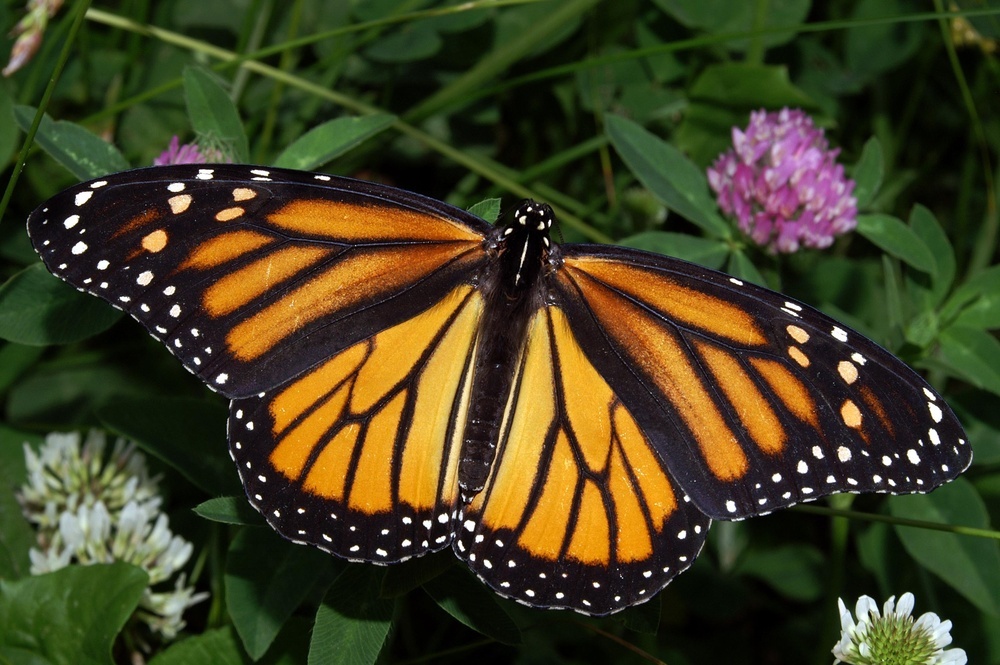
#> input picture handle_images/images/monarch.jpg, 1000 x 665 px, shrunk from 3008 x 2000 before the run
$ jupyter execute k_means_clustering.ipynb   (shell and % lines are left out)
#> lines starting #> are read from the running program, lines starting #| are printed output that depends on the picture
### handle_images/utils.py
#!/usr/bin/python
# -*- coding: utf-8 -*-

# 对 OpenCV 进行一些简单的二次封装
# 提供一些简单的图像处理函数

import numpy as np
import cv2

import matplotlib.pyplot as plt


def imread(path, mode='RGB'):
    """
        读取图像, 以多维向量返回

    Args:
        path: 图像路径
        mode: 'RGB': 以RGB模式读取

    """
#> called with path = 'images/monarch.jpg', mode = 'RGB'
    image = cv2.imread(path)
#> image is the input picture: shape (665, 1000, 3); mean B, G, R 32.9, 63.4, 66.8
    if mode == 'RGB':
        cvt = cv2.COLOR_BGR2RGB
    return cv2.cvtColor(image, cvt)


# [38 lines left out: functions rgb2gray, normal_image, ft_image, show_images_in_single_row, not called in this run]

### handle_images/k_means_clustering.ipynb
# 使用K-Means聚类分割图像

k-means算法是一种无监督机器学习算法, 作用于图像中, 可以把图像中颜色相似的区域给分开.

关于k-means算法的具体原理, 这里不再赘述, 只是演示OpenCV对图像作用k-means算法的效果.

[cell 1]
import utils
import matplotlib.pyplot as plt
import numpy as np
import cv2

以一张蝴蝶的图片作为例子

[cell 2]
image = utils.imread('images/monarch.jpg')

plt.imshow(image)

进行K-Means前的准备.

[cell 3]
# 将图像转换为2-D
pixel_vals = image.reshape((-1, 3))

pixel_vals = np.float32(pixel_vals)

实现K-Means聚类.

[cell 4]
# 定义停止标准
# 如果想要快点收敛, 可以修改最大迭代数
criteria = (cv2.TERM_CRITERIA_EPS + cv2.TERM_CRITERIA_MAX_ITER, 100, 0.2)

# 设定k, 执行kmeans
k = 3
_, labels, centers = cv2.kmeans(pixel_vals, k, None, criteria, 10, cv2.KMEANS_RANDOM_CENTERS)
#> centers = [[20.65, 24.07, 12.69], [204.1, 153, 80.6], [62.42, 74.72, 37.9]]

centers = np.uint8(centers)
#> centers = [[20, 24, 12], [204, 152, 80], [62, 74, 37]]
segmented_data = centers[labels.flatten()]

# 将图像转换为原来的shape
segmented_image = segmented_data.reshape((image.shape))
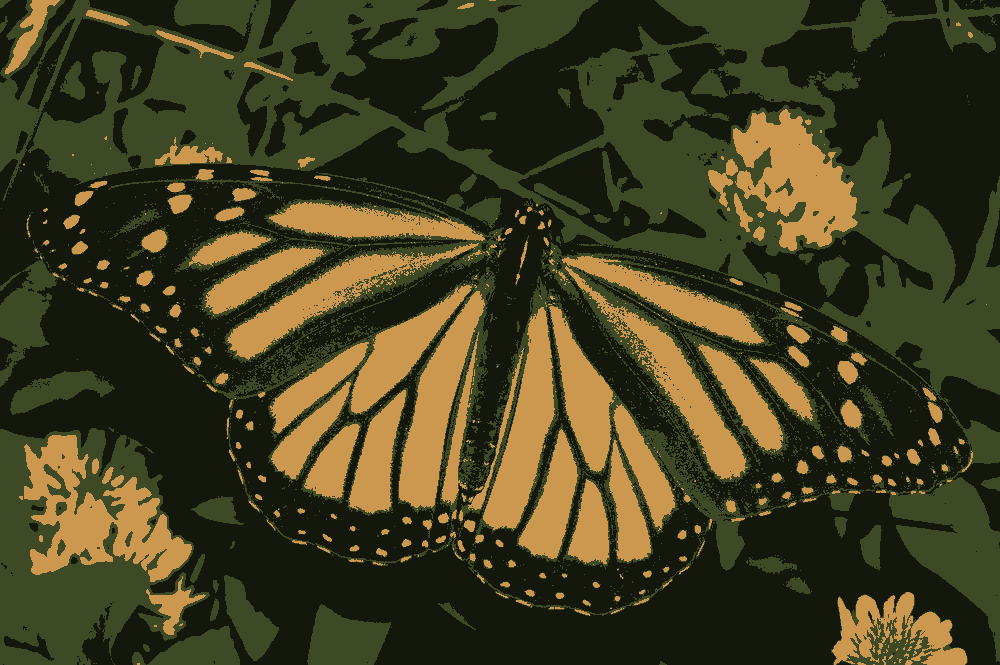
#> segmented_image: shape (665, 1000, 3); mean R, G, B 66.3, 62.9, 32.2
labels_reshape = labels.reshape(image.shape[0], image.shape[1])
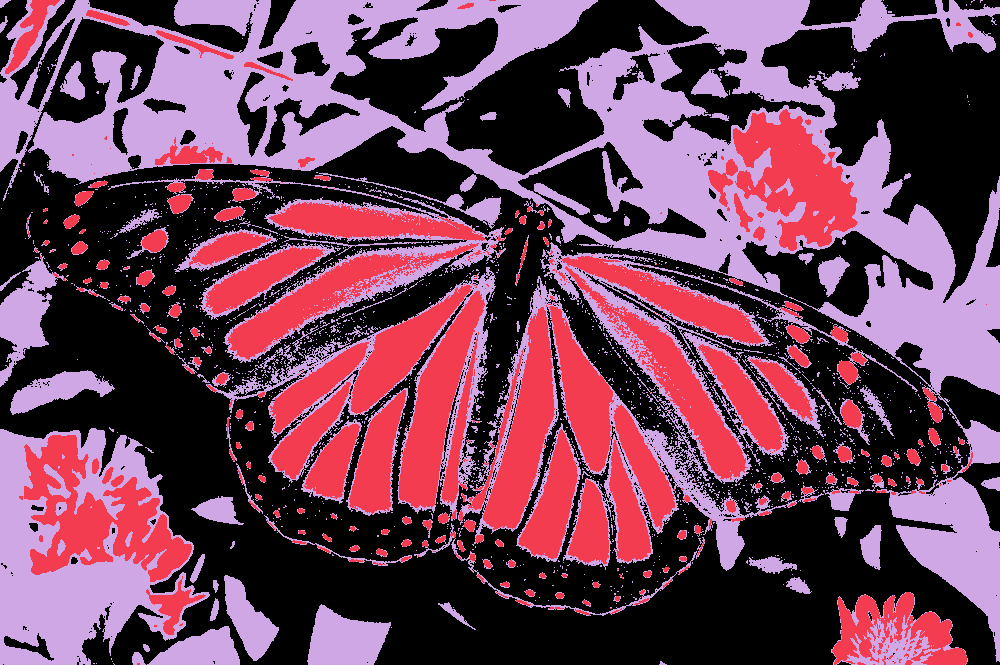
#> labels_reshape: shape (665, 1000) int32; 3 distinct labels, from 0 to 2; one colour per label, 0 black

plt.imshow(segmented_image)

我们可以单独查看某一类:

[cell 5]
plt.imshow(labels_reshape == 0, cmap='gray')
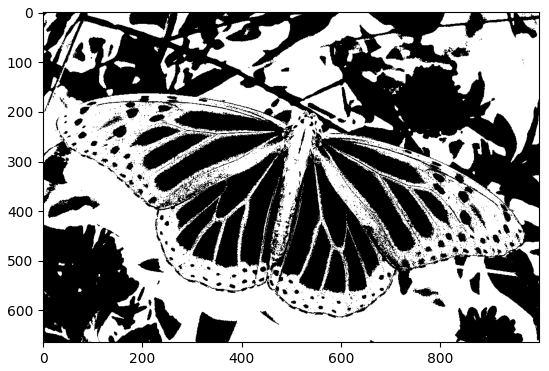
#> figure drawn by matplotlib, 1 panel

[cell 6]
plt.imshow(labels_reshape == 1, cmap='gray')
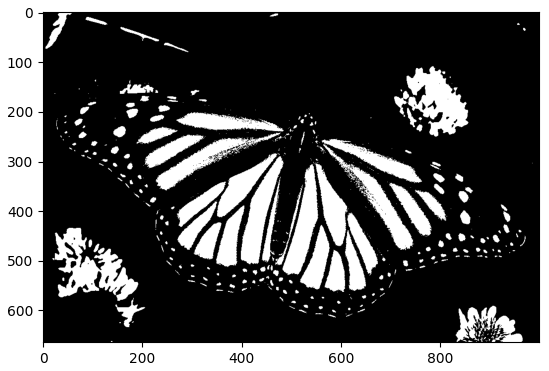
#> figure drawn by matplotlib, 1 panel

[cell 7]
plt.imshow(labels_reshape == 2, cmap='gray')
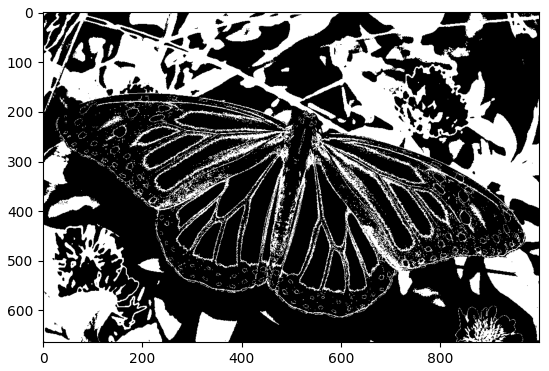
#> figure drawn by matplotlib, 1 panel

$ run again, with handle_images/images/birds.jpg copied over handle_images/images/monarch.jpg
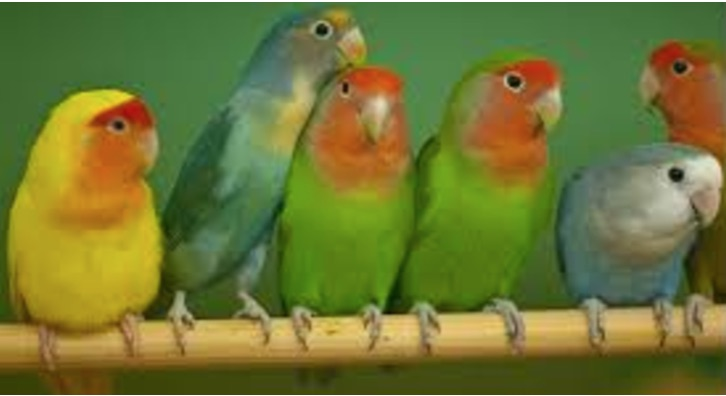
#> input picture handle_images/images/birds.jpg, 726 x 396 px
#> in imread, image is the input picture: shape (396, 726, 3); mean B, G, R 52.2, 118.2, 111.1
#> `_, labels, centers = cv2.kmeans(pixel_vals, k, None, criteria, 10, cv2..`: centers = [[185.1, 174.1, 118.3], [75.98, 104.5, 44.82], [162.1, 127.3, 42.65]]
#> `centers = np.uint8(centers)`: centers = [[185, 174, 118], [75, 104, 44], [162, 127, 42]]
#> `labels_reshape = labels.reshape(image.shape[0], image.shape[1])`:
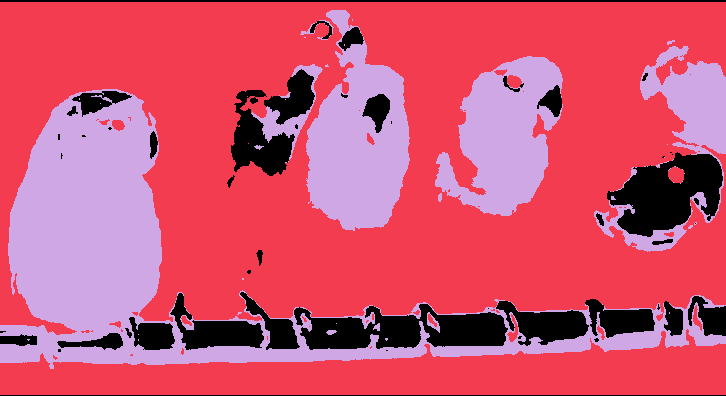
#> labels_reshape: shape (396, 726) int32; 3 distinct labels, from 0 to 2; one colour per label, 0 black
#> `[cell 7] plt.imshow(labels_reshape == 2, cmap='gray')`:
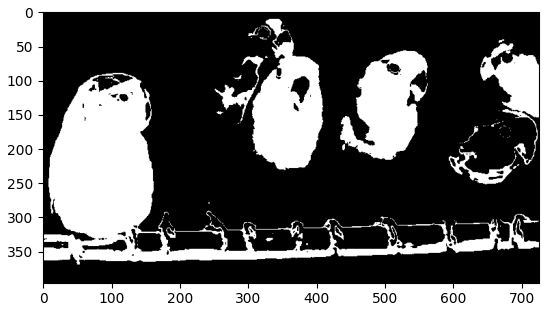
#> figure drawn by matplotlib, 1 panel

$ run again, with handle_images/images/bridge_trees_example.jpg copied over handle_images/images/monarch.jpg
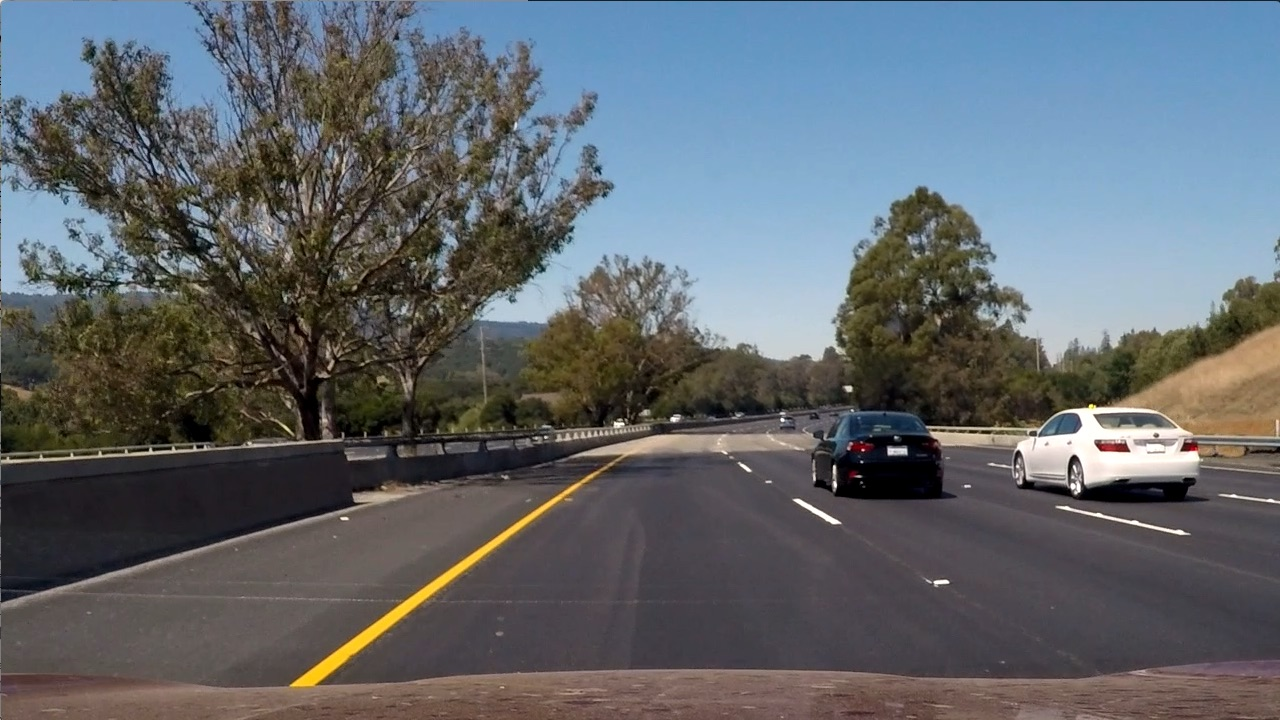
#> input picture handle_images/images/bridge_trees_example.jpg, 1280 x 720 px
#> in imread, image is the input picture: shape (720, 1280, 3); mean B, G, R 107.9, 102.6, 97
#> `_, labels, centers = cv2.kmeans(pixel_vals, k, None, criteria, 10, cv2..`: centers = [[92.25, 84.46, 81.24], [137.2, 167.5, 193.6], [43.69, 39.69, 30.87]]
#> `centers = np.uint8(centers)`: centers = [[92, 84, 81], [137, 167, 193], [43, 39, 30]]
#> `labels_reshape = labels.reshape(image.shape[0], image.shape[1])`:
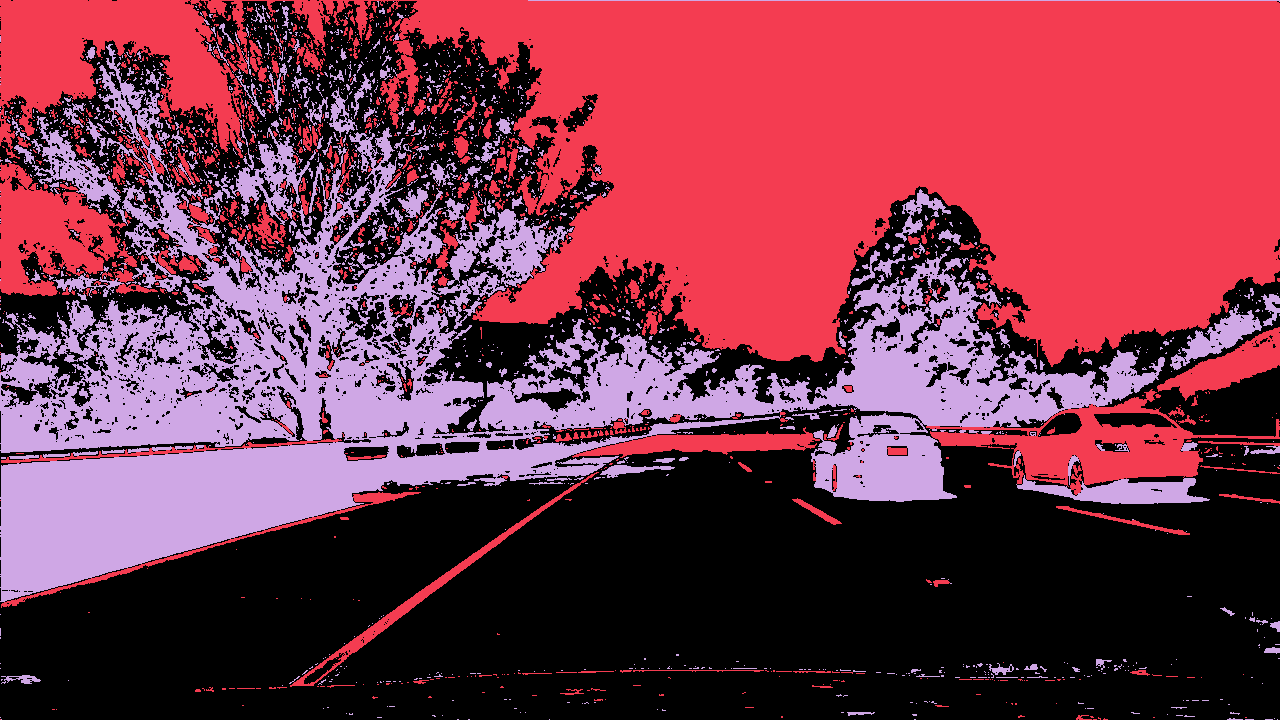
#> labels_reshape: shape (720, 1280) int32; 3 distinct labels, from 0 to 2; one colour per label, 0 black
#> `[cell 7] plt.imshow(labels_reshape == 2, cmap='gray')`:
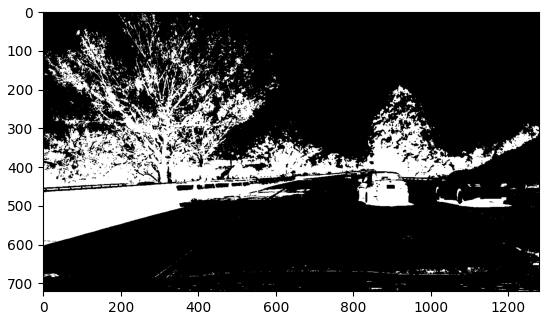
#> figure drawn by matplotlib, 1 panel
